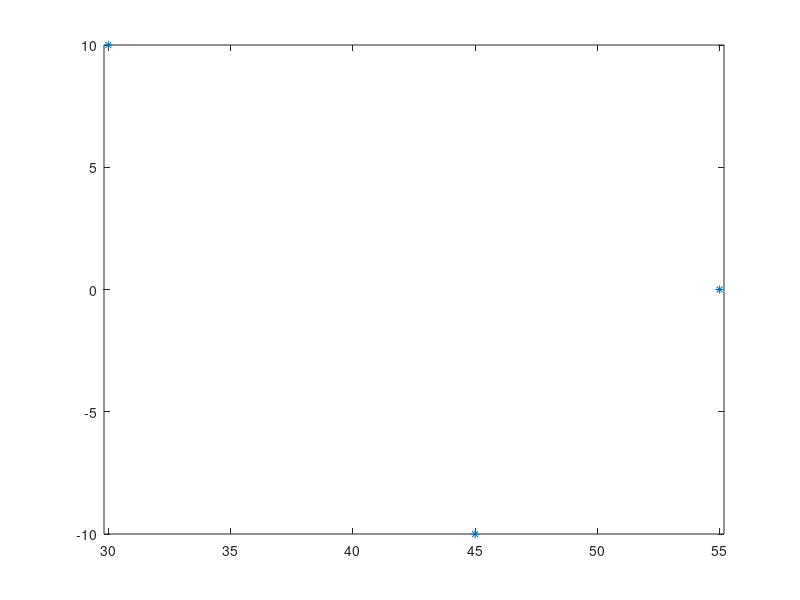

Write the MATLAB code that produced this figure. (Note: this script raises an error after producing the figure.)
% a)
clear
px = [30 45 55];
py = [10 -10 0];
plot(px, py, '*')

axis equal
hold on

syms t
x(t) = t*0;
y(t) = t*0;
n = 2
for i=0:n
    bruh(t) = nchoosek(n, i)*t^i*(1-t)^(n-i);
    x(t) = x(t) + px(i+1) * bruh(t)
    y(t) = y(t) + py(i+1) * bruh(t)
 end
fplot(x(t), y(t), [0, 1])

% b)
plot(x(0.3), y(0.3), 'r*')

% c)
dx(t) = diff(x(t), t);
dy(t) = diff(y(t), t);

quiver(x(0.3), y(0.3), dx(0.3), dy(0.3))
